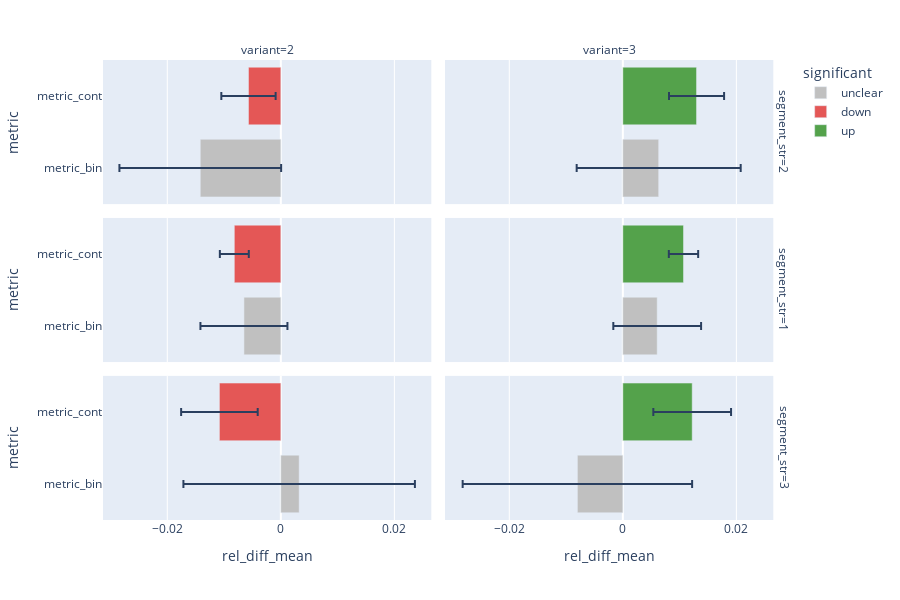

The notebook cell saved with this chart:
### Code cell
evaluator_segment_str.summary_plot()

### Figure 1 — Plotly figure (JSON) as saved in the notebook; plotly's stock layout.template omitted (floating-point values rounded to 4 significant figures)
{"data": [{"alignmentgroup": "True", "error_x": {"array": [0.01424]}, "hovertemplate": "significant=unclear<br>segment_str=2<br>variant=2<br>rel_diff_mean=%{x}<br>metric=%{y}<extra></extra>", "legendgroup": "unclear", "marker": {"color": "silver", "pattern": {"shape": ""}}, "name": "unclear", "offsetgroup": "unclear", "orientation": "h", "showlegend": true, "textposition": "auto", "type": "bar", "x": [-0.01419], "xaxis": "x5", "y": ["metric_bin"], "yaxis": "y5"}, {"alignmentgroup": "True", "error_x": {"array": [0.01445]}, "hovertemplate": "significant=unclear<br>segment_str=2<br>variant=3<br>rel_diff_mean=%{x}<br>metric=%{y}<extra></extra>", "legendgroup": "unclear", "marker": {"color": "silver", "pattern": {"shape": ""}}, "name": "unclear", "offsetgroup": "unclear", "orientation": "h", "showlegend": false, "textposition": "auto", "type": "bar", "x": [0.006315], "xaxis": "x6", "y": ["metric_bin"], "yaxis": "y6"}, {"alignmentgroup": "True", "error_x": {"array": [0.007662]}, "hovertemplate": "significant=unclear<br>segment_str=1<br>variant=2<br>rel_diff_mean=%{x}<br>metric=%{y}<extra></extra>", "legendgroup": "unclear", "marker": {"color": "silver", "pattern": {"shape": ""}}, "name": "unclear", "offsetgroup": "unclear", "orientation": "h", "showlegend": false, "textposition": "auto", "type": "bar", "x": [-0.006498], "xaxis": "x3", "y": ["metric_bin"], "yaxis": "y3"}, {"alignmentgroup": "True", "error_x": {"array": [0.007731]}, "hovertemplate": "significant=unclear<br>segment_str=1<br>variant=3<br>rel_diff_mean=%{x}<br>metric=%{y}<extra></extra>", "legendgroup": "unclear", "marker": {"color": "silver", "pattern": {"shape": ""}}, "name": "unclear", "offsetgroup": "unclear", "orientation": "h", "showlegend": false, "textposition": "auto", "type": "bar", "x": [0.006056], "xaxis": "x4", "y": ["metric_bin"], "yaxis": "y4"}, {"alignmentgroup": "True", "error_x": {"array": [0.02039]}, "hovertemplate": "significant=unclear<br>segment_str=3<br>variant=2<br>rel_diff_mean=%{x}<br>metric=%{y}<extra></extra>", "legendgroup": "unclear", "marker": {"color": "silver", "pattern": {"shape": ""}}, "name": "unclear", "offsetgroup": "unclear", "orientation": "h", "showlegend": false, "textposition": "auto", "type": "bar", "x": [0.003229], "xaxis": "x", "y": ["metric_bin"], "yaxis": "y"}, {"alignmentgroup": "True", "error_x": {"array": [0.02021]}, "hovertemplate": "significant=unclear<br>segment_str=3<br>variant=3<br>rel_diff_mean=%{x}<br>metric=%{y}<extra></extra>", "legendgroup": "unclear", "marker": {"color": "silver", "pattern": {"shape": ""}}, "name": "unclear", "offsetgroup": "unclear", "orientation": "h", "showlegend": false, "textposition": "auto", "type": "bar", "x": [-0.008004], "xaxis": "x2", "y": ["metric_bin"], "yaxis": "y2"}, {"alignmentgroup": "True", "error_x": {"array": [0.004783]}, "hovertemplate": "significant=down<br>segment_str=2<br>variant=2<br>rel_diff_mean=%{x}<br>metric=%{y}<extra></extra>", "legendgroup": "down", "marker": {"color": "#E45756", "pattern": {"shape": ""}}, "name": "down", "offsetgroup": "down", "orientation": "h", "showlegend": true, "textposition": "auto", "type": "bar", "x": [-0.005698], "xaxis": "x5", "y": ["metric_cont"], "yaxis": "y5"}, {"alignmentgroup": "True", "error_x": {"array": [0.00255]}, "hovertemplate": "significant=down<br>segment_str=1<br>variant=2<br>rel_diff_mean=%{x}<br>metric=%{y}<extra></extra>", "legendgroup": "down", "marker": {"color": "#E45756", "pattern": {"shape": ""}}, "name": "down", "offsetgroup": "down", "orientation": "h", "showlegend": false, "textposition": "auto", "type": "bar", "x": [-0.008194], "xaxis": "x3", "y": ["metric_cont"], "yaxis": "y3"}, {"alignmentgroup": "True", "error_x": {"array": [0.006743]}, "hovertemplate": "significant=down<br>segment_str=3<br>variant=2<br>rel_diff_mean=%{x}<br>metric=%{y}<extra></extra>", "legendgroup": "down", "marker": {"color": "#E45756", "pattern": {"shape": ""}}, "name": "down", "offsetgroup": "down", "orientation": "h", "showlegend": false, "textposition": "auto", "type": "bar", "x": [-0.01082], "xaxis": "x", "y": ["metric_cont"], "yaxis": "y"}, {"alignmentgroup": "True", "error_x": {"array": [0.004854]}, "hovertemplate": "significant=up<br>segment_str=2<br>variant=3<br>rel_diff_mean=%{x}<br>metric=%{y}<extra></extra>", "legendgroup": "up", "marker": {"color": "#54A24B", "pattern": {"shape": ""}}, "name": "up", "offsetgroup": "up", "orientation": "h", "showlegend": true, "textposition": "auto", "type": "bar", "x": [0.01298], "xaxis": "x6", "y": ["metric_cont"], "yaxis": "y6"}, {"alignmentgroup": "True", "error_x": {"array": [0.002585]}, "hovertemplate": "significant=up<br>segment_str=1<br>variant=3<br>rel_diff_mean=%{x}<br>metric=%{y}<extra></extra>", "legendgroup": "up", "marker": {"color": "#54A24B", "pattern": {"shape": ""}}, "name": "up", "offsetgroup": "up", "orientation": "h", "showlegend": false, "textposition": "auto", "type": "bar", "x": [0.01068], "xaxis": "x4", "y": ["metric_cont"], "yaxis": "y4"}, {"alignmentgroup": "True", "error_x": {"array": [0.006847]}, "hovertemplate": "significant=up<br>segment_str=3<br>variant=3<br>rel_diff_mean=%{x}<br>metric=%{y}<extra></extra>", "legendgroup": "up", "marker": {"color": "#54A24B", "pattern": {"shape": ""}}, "name": "up", "offsetgroup": "up", "orientation": "h", "showlegend": false, "textposition": "auto", "type": "bar", "x": [0.01222], "xaxis": "x2", "y": ["metric_cont"], "yaxis": "y2"}], "layout": {"annotations": [{"font": {}, "showarrow": false, "text": "variant=2", "x": 0.24, "xanchor": "center", "xref": "paper", "y": 1.0, "yanchor": "bottom", "yref": "paper"}, {"font": {}, "showarrow": false, "text": "variant=3", "x": 0.74, "xanchor": "center", "xref": "paper", "y": 1.0, "yanchor": "bottom", "yref": "paper"}, {"font": {}, "showarrow": false, "text": "segment_str=3", "textangle": 90, "x": 0.98, "xanchor": "left", "xref": "paper", "y": 0.1567, "yanchor": "middle", "yref": "paper"}, {"font": {}, "showarrow": false, "text": "segment_str=1", "textangle": 90, "x": 0.98, "xanchor": "left", "xref": "paper", "y": 0.5, "yanchor": "middle", "yref": "paper"}, {"font": {}, "showarrow": false, "text": "segment_str=2", "textangle": 90, "x": 0.98, "xanchor": "left", "xref": "paper", "y": 0.8433, "yanchor": "middle", "yref": "paper"}], "barmode": "relative", "height": 600, "legend": {"title": {"text": "significant"}, "tracegroupgap": 0}, "margin": {"t": 60}, "xaxis": {"anchor": "y", "domain": [0, 0.48], "title": {"text": "rel_diff_mean"}}, "xaxis2": {"anchor": "y2", "domain": [0.5, 0.98], "matches": "x", "title": {"text": "rel_diff_mean"}}, "xaxis3": {"anchor": "y3", "domain": [0, 0.48], "matches": "x", "showticklabels": false}, "xaxis4": {"anchor": "y4", "domain": [0.5, 0.98], "matches": "x", "showticklabels": false}, "xaxis5": {"anchor": "y5", "domain": [0, 0.48], "matches": "x", "showticklabels": false}, "xaxis6": {"anchor": "y6", "domain": [0.5, 0.98], "matches": "x", "showticklabels": false}, "yaxis": {"anchor": "x", "domain": [0, 0.3133], "title": {"text": "metric"}}, "yaxis2": {"anchor": "x2", "domain": [0, 0.3133], "matches": "y", "showticklabels": false}, "yaxis3": {"anchor": "x3", "domain": [0.3433, 0.6567], "matches": "y", "title": {"text": "metric"}}, "yaxis4": {"anchor": "x4", "domain": [0.3433, 0.6567], "matches": "y", "showticklabels": false}, "yaxis5": {"anchor": "x5", "domain": [0.6867, 1.0], "matches": "y", "title": {"text": "metric"}}, "yaxis6": {"anchor": "x6", "domain": [0.6867, 1.0], "matches": "y", "showticklabels": false}}}
